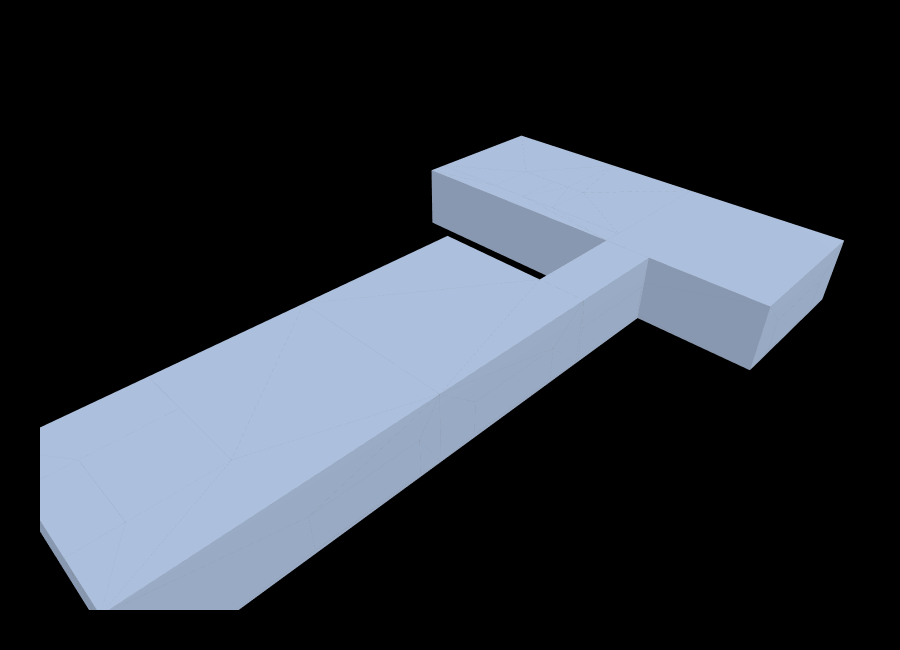

Write notebook code for a chart like this one.
### Markdown cell above
## 5. Optional Context View



This view keeps the exported windows in place and overlays them on a very faint shell, so you can verify location without the shell dominating the plot.

### Code cell
Topology.Show(

    shell_cluster, window_cluster,

    faceColor=[170, 190, 220], faceOpacity=0.04,

    edgeColor='gray', edgeWidth=0.25,

    showVertices=False,

    backgroundColor='black',

    width=900, height=650,

    renderer=renderer

)

### Figure 1 — Plotly figure (JSON) as saved in the notebook; plotly's stock layout.template omitted (floating-point values rounded to 4 significant figures; data arrays with more than 128 entries replaced by an {"elided": "..."} marker saying what was removed)
{"data": [{"hoverinfo": "text", "legendgroup": "2", "legendrank": 2, "line": {"color": "gray", "dash": "solid", "width": 0.25}, "marker": {"size": 0}, "mode": "lines", "name": "1: GH (Edges)", "showlegend": false, "text": "", "type": "scatter3d", "x": {"elided": "3420 float values"}, "y": {"elided": "3420 float values"}, "z": {"elided": "3420 float values"}}, {"cmax": 1, "cmin": 0, "color": "#AABEDC", "colorscale": [[0, "#440154"], [0.1111, "#482878"], [0.2222, "#3e4989"], [0.3333, "#31688e"], [0.4444, "#26828e"], [0.5556, "#1f9e89"], [0.6667, "#35b779"], [0.7778, "#6ece58"], [0.8889, "#b5de2b"], [1, "#fde725"]], "flatshading": true, "hoverinfo": "text", "hovertext": "", "i": {"elided": "452 int values"}, "j": {"elided": "452 int values"}, "k": {"elided": "452 int values"}, "legendgroup": "3", "legendrank": 3, "lighting": {"facenormalsepsilon": 0}, "name": "1: GH (Faces)", "opacity": 1, "showlegend": false, "showscale": false, "text": "", "type": "mesh3d", "x": {"elided": "154 float values"}, "y": {"elided": "154 float values"}, "z": {"elided": "154 float values"}}, {"hoverinfo": "text", "legendgroup": "6", "legendrank": 6, "line": {"color": "gray", "dash": "solid", "width": 0.25}, "marker": {"size": 0}, "mode": "lines", "name": "2: Untitled (Edges)", "showlegend": false, "text": "", "type": "scatter3d", "x": {"elided": "396 float values"}, "y": {"elided": "396 float values"}, "z": {"elided": "396 float values"}}, {"cmax": 1, "cmin": 0, "color": "#AABEDC", "colorscale": [[0, "#440154"], [0.1111, "#482878"], [0.2222, "#3e4989"], [0.3333, "#31688e"], [0.4444, "#26828e"], [0.5556, "#1f9e89"], [0.6667, "#35b779"], [0.7778, "#6ece58"], [0.8889, "#b5de2b"], [1, "#fde725"]], "flatshading": true, "hoverinfo": "text", "hovertext": "", "i": [0, 0, 4, 4, 8, 8, 12, 12, 16, 16, 20, 20, 24, 24, 28, 28, 20, 20, 12, 12, 32, 32, 36, 36, 40, 40, 44, 44, 24, 24, 28, 28, 48, 48, 52, 52, 56, 56, 60, 60, 64, 64, 52, 52, 68, 68, 68, 68, 72, 72, 0, 0, 76, 76, 56, 56, 80, 80, 72, 72, 84, 84, 76, 76, 88, 88], "j": [1, 2, 5, 6, 9, 10, 13, 14, 17, 18, 21, 22, 25, 26, 29, 30, 21, 22, 13, 14, 33, 34, 37, 38, 41, 42, 45, 46, 25, 26, 29, 30, 49, 50, 53, 54, 57, 58, 61, 62, 65, 66, 53, 54, 69, 70, 69, 70, 73, 74, 1, 2, 77, 78, 57, 58, 81, 82, 73, 74, 85, 86, 77, 78, 89, 91], "k": [2, 3, 6, 7, 10, 11, 14, 15, 18, 19, 22, 23, 26, 27, 30, 31, 22, 23, 14, 15, 34, 35, 38, 39, 42, 43, 46, 47, 26, 27, 30, 31, 50, 51, 54, 55, 58, 59, 62, 63, 66, 67, 54, 55, 70, 71, 70, 71, 74, 75, 2, 3, 78, 79, 58, 59, 82, 83, 74, 75, 86, 87, 78, 79, 90, 89], "legendgroup": "7", "legendrank": 7, "lighting": {"facenormalsepsilon": 0}, "name": "2: Untitled (Faces)", "opacity": 1, "showlegend": false, "showscale": false, "text": "", "type": "mesh3d", "x": [82.9, 82.9, 81.1, 81.1, 32, 32, 18, 18, 0, 0, 0, 0, 4, 4, 2.2, 2.2, 32, 32, 18, 18, 14, 14, 12.2, 12.2, 35, 35, 35, 35, 35, 35, 35, 35, 2.375, 2.375, 0.625, 0.625, 54.5, 54.5, 40.5, 40.5, 74.5, 74.5, 60.5, 60.5, 74.5, 74.5, 60.5, 60.5, 54.5, 54.5, 40.5, 40.5, 75, 75, 75, 75, 78, 78, 78, 78, 98, 98, 91, 91, 99, 99, 99, 99, 82.9, 82.9, 81.1, 81.1, 78, 78, 78, 78, 77.38, 77.38, 75.62, 75.62, 77.38, 77.38, 75.62, 75.62, 94, 94, 80, 80, 99, 99, 99, 99], "y": [31, 31, 31, 31, 0, 0, 0, 0, 1.875, 1.875, 5.125, 5.125, 17, 17, 17, 17, 24, 24, 24, 24, 7, 7, 7, 7, 10.38, 10.38, 20.38, 20.38, 1.875, 1.875, 5.125, 5.125, 24, 24, 24, 24, 24, 24, 24, 24, 0, 0, 0, 0, 7, 7, 7, 7, 0, 0, 0, 0, 1.875, 1.875, 5.125, 5.125, 33.2, 33.2, 35, 35, 43, 43, 43, 43, 35, 35, 42, 42, 19, 19, 19, 19, 15.2, 15.2, 17, 17, 7, 7, 7, 7, 43, 43, 43, 43, -17, -17, -17, -17, 11, 18, 18, 11], "z": [3, 0.5, 0.5, 3, 0.5, 5.5, 5.5, 0.5, 0.5, 5.5, 5.5, 0.5, 0.5, 3, 3, 0.5, 5.5, 0.5, 0.5, 5.5, 0.5, 3, 3, 0.5, 3.5, 1, 1, 3.5, 5.5, 0.5, 0.5, 5.5, 5.5, 3, 3, 5.5, 5.5, 0.5, 0.5, 5.5, 0.5, 5.5, 5.5, 0.5, 5.5, 0.5, 0.5, 5.5, 0.5, 5.5, 5.5, 0.5, 5.5, 0.5, 0.5, 5.5, 3, 0.5, 0.5, 3, 5.5, 0.5, 0.5, 5.5, 5.5, 0.5, 0.5, 5.5, 3, 0.5, 0.5, 3, 0.5, 3, 3, 0.5, 5.5, 0.5, 0.5, 5.5, 5.5, 0.5, 0.5, 5.5, 0.5, 5.5, 5.5, 0.5, 5.5, 0.5, 5.5, 0.5]}], "layout": {"autosize": true, "height": 650, "margin": {"b": 40, "l": 40, "r": 40, "t": 40}, "paper_bgcolor": "#000000", "plot_bgcolor": "#000000", "scene": {"aspectmode": "data", "camera": {"center": {"x": 0, "y": 0, "z": 0}, "eye": {"x": -1.25, "y": -1.25, "z": 1.25}, "projection": {"type": "perspective"}, "up": {"x": 0, "y": 0, "z": 1}}, "xaxis": {"visible": false}, "yaxis": {"visible": false}, "zaxis": {"visible": false}}, "showlegend": true, "width": 900, "xaxis": {"showgrid": false, "visible": false, "zeroline": false}, "yaxis": {"showgrid": false, "visible": false, "zeroline": false}}}
